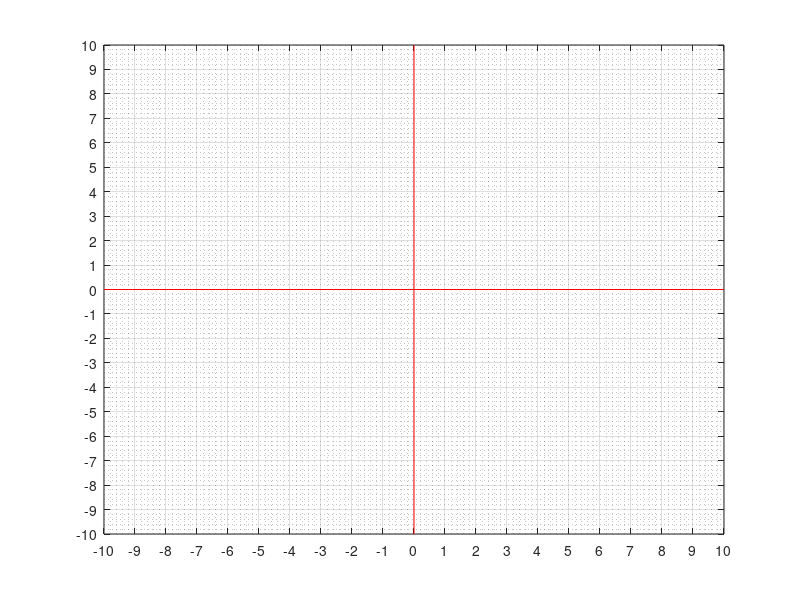

Recreate this plot in MATLAB.
function func_ust()
clear all;
close all;
clc;
figure;
plot([0, 0], [-10, 10], 'r'); % Dikey ekseni çiz r burada renk kodudur
hold on;
grid on;
grid minor
set(gca,'xtick',[-10:1:10]);
set(gca,'ytick',[-10:1:10]);
plot([-10, 10], [0, 0], 'r'); % Yatay ekseni çiz

end
